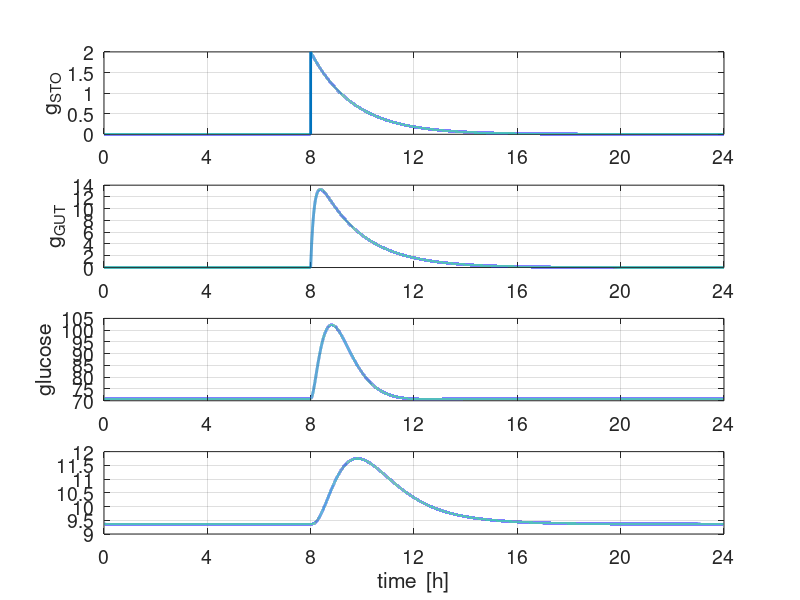

Source code (MATLAB): (Note: this script raises an error after producing the figure.)
% bp001.m

clear
close all
clc



% INPUTS  =============================================================  
R0 = 2.1;
EG0 = 1.0e-3;
SI = 3.06e-3;
a = 1e4;
Imax = 0.28;
kI = 0.01;
kSTO = 0.04;
kGUT = 0.12;

G_basal = 70.86;

I_basal = 9.36; 



NT = 3600*24;


% SETUP  ==============================================================
tMax = 24*60;
t = linspace(0,tMax,NT);
dt = t(2) - t(1);

gGUT = zeros(NT,1);
G    = zeros(NT,1);
I    = zeros(NT,1);




% FOOD INTAKE  =======================================================

% Stomach
    Q1 = 200;
    k1 = 0.01;
    g1 = zeros(NT,1);
    R1 = 8*3600:NT;
    g1(R1) = Q1.*exp(-k1 .* (t(R1)-t(R1(1))));

    Q2 = 0;
    k2 = 0.036;
    g2 = zeros(NT,1);
    R2 = 10*3600:NT;
    g2(R2) = Q2.*exp(-k2 .* (t(R2)-t(R2(1))));

    
   gSTO = k1*g1+ k2.*g2;
    
    

%

% COMPUTATIONS  =======================================================
 
G(1) = G_basal;
I(1) = I_basal;



for n = 1 : NT-1

% GLUCOSE -------------------------------------------------------------
% Glucose Intake: GUT
 %   gGUT(n+1) = gGUT(n) + dt * (k1*g1(n) - kGUT*gGUT(n));
  gGUT(n+1) = gGUT(n) + dt * (k1*g1(n)+k2*g2(n) - kGUT*gGUT(n));  
    
 %   gGUT(n+1) = gGUT(n) + dt * (gSTO(n) - kGUT*gGUT(n));
    G_gut = dt*kGUT*gGUT(n+1);

% Glucose production
   G_prod = dt*R0;

% Glucose decay   
   G_decay = -dt*EG0*G(n);
   
% Glucose metabolism by insulin
  G_insulin =  -dt*SI*I(n)*G(n);
 
    

% Glucose total  
  G(n+1)    = G(n) + G_gut + G_prod + G_decay + G_insulin;

% INSULIN  ------------------------------------------------------------    
% Insulin  pancrease
  I_pancrease = dt * Imax*(G(n)^2/(a + G(n)^2)) ;

% I_decay
  I_decay =  - dt*kI*I(n);
    
  I(n+1)    = I(n) + I_pancrease + I_decay;  
end





% GRAPHICS  ===========================================================

figure(1)
  set(gcf,'units','normalized');
  set(gcf,'position',[0.0 0.10 0.35 0.7]);
  set(gcf,'color','w');
  FS = 14;
  
subplot(4,1,1)
xP = t./60; yP = gSTO;
plot(xP,yP,'linewidth',2)
grid on
xlim([0 24])
set(gca,'xtick',0:4:24)
%set(gca,'ytick',0:20:100)
ylabel('g_{STO}')
set(gca,'fontsize',FS)


subplot(4,1,2)
xP = t./60; yP = gGUT;
plot(xP,yP,'linewidth',2)
grid on
xlim([0 24])
set(gca,'xtick',0:4:24)
ylabel('g_{GUT}')
set(gca,'fontsize',FS)


subplot(4,1,3)
xP = t./60; yP = G;
plot(xP,yP,'linewidth',2)
grid on
xlim([0 24])
set(gca,'xtick',0:4:24)
%set(gca,'ytick',0:10:max(y))
ylabel('glucose')
set(gca,'fontsize',FS)


subplot(4,1,4)
xP = t./60; yP = I;
plot(xP,yP,'linewidth',2)
grid on
xlim([0 24])
%ylim([0 20])
set(gca,'xtick',0:4:24)
%ylabel('insulin')
xlabel('time  [h]')
set(gca,'fontsize',FS)



% Sigmoidal function

  f = linspace(0,200,2000);
  S = zeros(2000,1);
  for n = 1 : 2000
        S(n) = sigm(f(n),0,1e3);
  end   

figure(2)
   set(gcf,'units','normalized');
  set(gcf,'position',[0.5 0.10 0.25 0.35]);
  set(gcf,'color','w');
  FS = 14;
  
  plot(f,S)
  

% FUNCTIONS  ==========================================================

function S = sigm(f,f1,f2)
 
  F = (f-f1)^2;
  S = F / (f2 + F);

end
